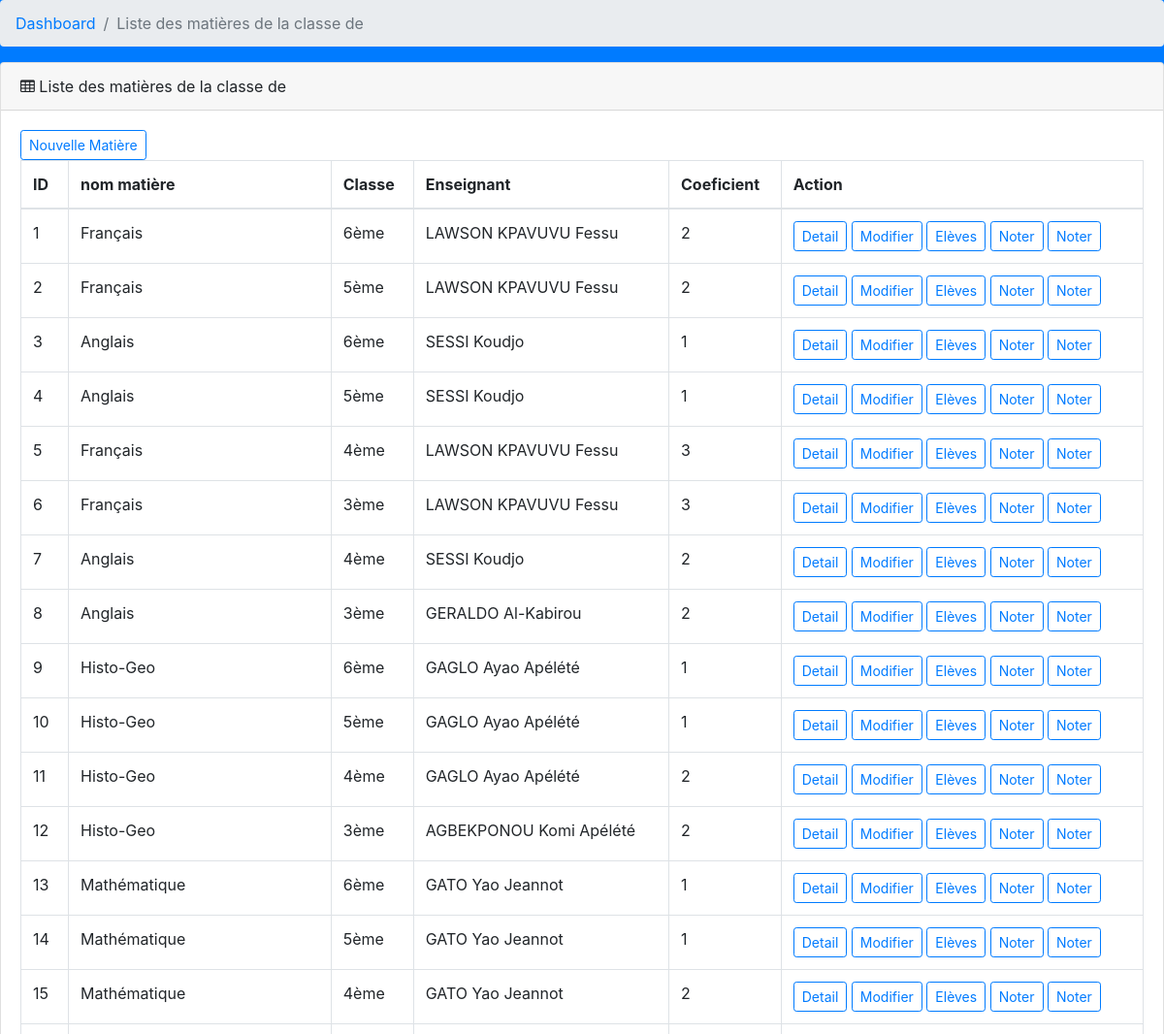
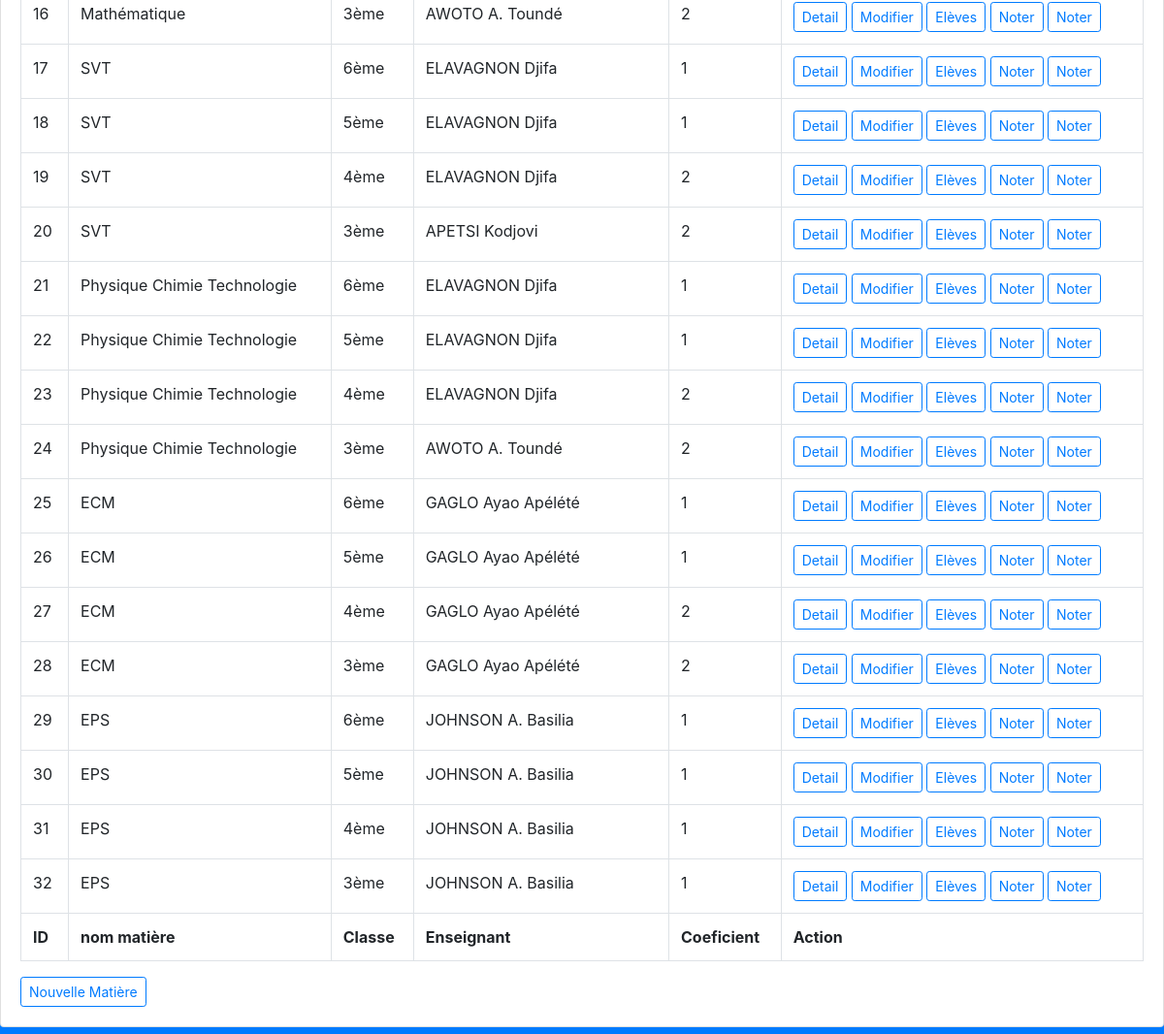
The app's page /ets/matiere/ with its own data (2 pictures, top to bottom).
### etablissements/models.py (models this page shows, shortened)
class MatiereClasse(models.Model):
    classe = models.ForeignKey('etablissements.Classe', related_name='matieres',
                             on_delete=models.CASCADE, null=True)
    matiere = models.ForeignKey('etablissements.Matiere', related_name='matieres',
                               on_delete=models.CASCADE, null=True)
    enseignant = models.ForeignKey('etablissements.Enseignant', related_name='matieres',
                             on_delete=models.CASCADE, null=True)
    coef = models.IntegerField(default=1)
    date_creation = models.DateTimeField(auto_now_add=True)
    class Meta:
        db_table = "matiere_classe"
        verbose_name = "Matière de la classe"
        verbose_name_plural = "Matières de la classe"

class Matiere(models.Model):
    nom = models.CharField(max_length=256)
    date_creation = models.DateTimeField(auto_now_add=True)
    class Meta:
        db_table = "matiere"
        verbose_name = "Matière"
        verbose_name_plural = "Matières"

class Classe(models.Model):
    nom = models.CharField(max_length=256)
    SERIE = (('Col', 'Collège'),
             ('A4', 'A4'),
             ('S', 'S'),
             ('D', 'D'),
             ('C4', 'C'),
             ('E', 'E'),
             ('F2', 'F2'),
             ('F4', 'F4'),
             ('G1', 'G1'),
             ('G2', 'G2'),
             ('G3', 'G3'))
    serie = models.CharField(choices=SERIE, max_length=256)
    etbs = models.ForeignKey('etablissements.Etablissement', related_name='classes',
                            on_delete=models.CASCADE, null=True)
    titulaire = models.OneToOneField('etablissements.Enseignant', related_name='titulaire',
                             on_delete=models.CASCADE, null=True)
    date_creation = models.DateTimeField(auto_now_add=True)
    eff = models.IntegerField(blank=True, null=True)
    moygen1= models.FloatField(blank=True, null=True)
    min1 = models.FloatField(blank=True, null=True)
    min2 = models.FloatField(blank=True, null=True)
    min3 = models.FloatField(blank=True, null=True)
    min = models.FloatField(blank=True, null=True)
    max1 = models.FloatField(blank=True, null=True)
    max2 = models.FloatField(blank=True, null=True)
    max3 = models.FloatField(blank=True, null=True)
    max = models.FloatField(blank=True, null=True)
    moygen2 = models.FloatField(blank=True, null=True)
    moygen3 = models.FloatField(blank=True, null=True)
    moygen = models.FloatField(blank=True, null=True)
    class Meta:
        db_table = "classe"
        verbose_name = "Classe"
        verbose_name_plural = "Classes"

class Enseignant(models.Model):
    user = models.OneToOneField('auth.User', related_name='enseignant' , on_delete=models.CASCADE, blank=True, null=True)
    nom = models.CharField(max_length=256)
    prenom = models.CharField(max_length=256)
    sexe = models.CharField(choices=(('Masculin', 'Masculin'), ('Féminin', 'Féminin')), max_length=256)
    GRADE = (('PR', 'Professeur'),
             ('MCA', 'Maitre de conference A'),
             ('MCB', 'Maitre de conference B'),
             ('MAA', 'Maitre assistant A'),
             ('MAB', 'Maitre assistant B'),
             ('DR', 'Docteur'),
             ('M', 'Master'),
             ('M1', 'Master I'),
             ('L', 'Licence'))
    grade = models.CharField(choices=GRADE, max_length=256)
    etbs = models.ForeignKey('etablissements.Etablissement', related_name='enseignants', on_delete=models.CASCADE, null=True)
    nationalite = CountryField(blank=True, null=True)
    adresse = models.TextField(blank=True, null=True)
    contact = models.CharField(max_length=40, blank=True, null=True)
    date_creation = models.DateTimeField(auto_now_add=True)
    photo = models.FileField(upload_to="ens", blank=True, null=True)
    est_chef = models.BooleanField(default=False)
    class Meta:
        db_table = "enseignant"
        verbose_name = "Enseignant"
        verbose_name_plural = "Enseignants"

### etablissements/views.py (the view)
# urls.py: path('matiere/', MatiereIndexView.as_view(), name='matiere_index'),
class MatiereIndexView(ListView):
        model = MatiereClasse
        template_name = 'matieres/index.html'
        context_object_name = 'matieres'

### bulletin/templates/matieres/index.html (shortened to what this page needs)
{% extends 'base.html' %}
{% load static %}
{% block content %}
    <ol class="breadcrumb">
        <li class="breadcrumb-item">
            <a href="{% url 'home_page' %}">Dashboard</a>
        </li>
        <li class="breadcrumb-item active">Liste des matières de la classe de {{classe.nom}} {{classe.eff}}</li>
    </ol>
    <div class="card mb-3">
        <div class="card-header">
            <i class="fa fa-table"></i> Liste des matières de la classe de {{classe.nom}}
        </div>
        <div class="card-body">
              <a class="btn btn-outline-primary btn-sm" href="{% url 'matiere_new' %}" role="button">Nouvelle Matière</a>
            <div class="table-responsive">
                <table class="table table-bordered" id="dataTable" width="100%" cellspacing="0">
                 <thead>
                    <tr>
                       <th>ID</th>
                        <th>nom matière</th>
                        <th>Classe</th>
                        <th>Enseignant</th>
                        <th>Coeficient</th>
                        <th>Action</th>
                    </tr>
                    </thead>
                    <tfoot>
                    <tr>
                        <th>ID</th>
                        <th>nom matière</th>
                        <th>Classe</th>
                        <th>Enseignant</th>
                        <th>Coeficient</th>
                        <th>Action</th>
                    </tr>
                    </tfoot>
                    <tbody>
                    {% for matiere in matieres %}
                        <tr>
                            <td>{{matiere.id }}</td>
                            <td>{{matiere.matiere.nom }}</td>
                            <td>{{matiere.classe.nom }}</td>
                            <td>{{matiere.enseignant.nom }} {{matiere.enseignant.prenom }}</td>
                             <td>{{matiere.coef }}</td>
                            <td><a class="btn btn-outline-primary btn-sm"
                                   href="{% url 'matiere_show' pk=matiere.id %}" role="button">Detail</a>
  <a class="btn btn-outline-primary btn-sm" href="{% url 'matiere_edit' pk=matiere.id %}" role="button">Modifier</a>
                                  <a class="btn btn-outline-primary btn-sm" href="{% url 'eleves_matiere' pk=matiere.id %}" role="button">Elèves</a>
                                <a class="btn btn-outline-primary btn-sm" href="{% url 'register_note' pk=matiere.id %}" role="button">Noter</a>
                            <a class="btn btn-outline-primary btn-sm" href="{% url 'register_note' pk=matiere.id %}" role="button">Noter</a>
                            </td>
                        </tr>
                    {% endfor %}
                    </tbody>
                </table>
            </div>
            <a class="btn btn-outline-primary btn-sm" href="{% url 'matiere_new' %}" role="button">Nouvelle Matière</a>
        </div>
    </div>
{% endblock %}

### static/dashboard/css/sb-admin.css (style rules this page uses)
html { position: relative; min-height: 100%; }
body { overflow-x: hidden; }

### records on screen
MatiereClasse: id "1", matiere.nom "Français", classe.nom "6ème", enseignant.nom "LAWSON KPAVUVU", enseignant.prenom "Fessu", coef "2"
MatiereClasse: id "2", matiere.nom "Français", classe.nom "5ème", enseignant.nom "LAWSON KPAVUVU", enseignant.prenom "Fessu", coef "2"
MatiereClasse: id "3", matiere.nom "Anglais", classe.nom "6ème", enseignant.nom "SESSI", enseignant.prenom "Koudjo", coef "1"
MatiereClasse: id "4", matiere.nom "Anglais", classe.nom "5ème", enseignant.nom "SESSI", enseignant.prenom "Koudjo", coef "1"
MatiereClasse: id "5", matiere.nom "Français", classe.nom "4ème", enseignant.nom "LAWSON KPAVUVU", enseignant.prenom "Fessu", coef "3"
MatiereClasse: id "6", matiere.nom "Français", classe.nom "3ème", enseignant.nom "LAWSON KPAVUVU", enseignant.prenom "Fessu", coef "3"
MatiereClasse: id "7", matiere.nom "Anglais", classe.nom "4ème", enseignant.nom "SESSI", enseignant.prenom "Koudjo", coef "2"
MatiereClasse: id "8", matiere.nom "Anglais", classe.nom "3ème", enseignant.nom "GERALDO", enseignant.prenom "Al-Kabirou", coef "2"
MatiereClasse: id "9", matiere.nom "Histo-Geo", classe.nom "6ème", enseignant.nom "GAGLO", enseignant.prenom "Ayao Apélété", coef "1"
MatiereClasse: id "10", matiere.nom "Histo-Geo", classe.nom "5ème", enseignant.nom "GAGLO", enseignant.prenom "Ayao Apélété", coef "1"
MatiereClasse: id "11", matiere.nom "Histo-Geo", classe.nom "4ème", enseignant.nom "GAGLO", enseignant.prenom "Ayao Apélété", coef "2"
MatiereClasse: id "12", matiere.nom "Histo-Geo", classe.nom "3ème", enseignant.nom "AGBEKPONOU", enseignant.prenom "Komi Apélété", coef "2"
MatiereClasse: id "13", matiere.nom "Mathématique", classe.nom "6ème", enseignant.nom "GATO", enseignant.prenom "Yao Jeannot", coef "1"
MatiereClasse: id "14", matiere.nom "Mathématique", classe.nom "5ème", enseignant.nom "GATO", enseignant.prenom "Yao Jeannot", coef "1"
MatiereClasse: id "15", matiere.nom "Mathématique", classe.nom "4ème", enseignant.nom "GATO", enseignant.prenom "Yao Jeannot", coef "2"
MatiereClasse: id "16", matiere.nom "Mathématique", classe.nom "3ème", enseignant.nom "AWOTO", enseignant.prenom "A. Toundé", coef "2"
MatiereClasse: id "17", matiere.nom "SVT", classe.nom "6ème", enseignant.nom "ELAVAGNON", enseignant.prenom "Djifa", coef "1"
MatiereClasse: id "18", matiere.nom "SVT", classe.nom "5ème", enseignant.nom "ELAVAGNON", enseignant.prenom "Djifa", coef "1"
MatiereClasse: id "19", matiere.nom "SVT", classe.nom "4ème", enseignant.nom "ELAVAGNON", enseignant.prenom "Djifa", coef "2"
MatiereClasse: id "20", matiere.nom "SVT", classe.nom "3ème", enseignant.nom "APETSI", enseignant.prenom "Kodjovi", coef "2"
MatiereClasse: id "21", matiere.nom "Physique Chimie Technologie", classe.nom "6ème", enseignant.nom "ELAVAGNON", enseignant.prenom "Djifa", coef "1"
MatiereClasse: id "22", matiere.nom "Physique Chimie Technologie", classe.nom "5ème", enseignant.nom "ELAVAGNON", enseignant.prenom "Djifa", coef "1"
MatiereClasse: id "23", matiere.nom "Physique Chimie Technologie", classe.nom "4ème", enseignant.nom "ELAVAGNON", enseignant.prenom "Djifa", coef "2"
MatiereClasse: id "24", matiere.nom "Physique Chimie Technologie", classe.nom "3ème", enseignant.nom "AWOTO", enseignant.prenom "A. Toundé", coef "2"
MatiereClasse: id "25", matiere.nom "ECM", classe.nom "6ème", enseignant.nom "GAGLO", enseignant.prenom "Ayao Apélété", coef "1"
MatiereClasse: id "26", matiere.nom "ECM", classe.nom "5ème", enseignant.nom "GAGLO", enseignant.prenom "Ayao Apélété", coef "1"
MatiereClasse: id "27", matiere.nom "ECM", classe.nom "4ème", enseignant.nom "GAGLO", enseignant.prenom "Ayao Apélété", coef "2"
MatiereClasse: id "28", matiere.nom "ECM", classe.nom "3ème", enseignant.nom "GAGLO", enseignant.prenom "Ayao Apélété", coef "2"
MatiereClasse: id "29", matiere.nom "EPS", classe.nom "6ème", enseignant.nom "JOHNSON", enseignant.prenom "A. Basilia", coef "1"
MatiereClasse: id "30", matiere.nom "EPS", classe.nom "5ème", enseignant.nom "JOHNSON", enseignant.prenom "A. Basilia", coef "1"
MatiereClasse: id "31", matiere.nom "EPS", classe.nom "4ème", enseignant.nom "JOHNSON", enseignant.prenom "A. Basilia", coef "1"
MatiereClasse: id "32", matiere.nom "EPS", classe.nom "3ème", enseignant.nom "JOHNSON", enseignant.prenom "A. Basilia", coef "1"
